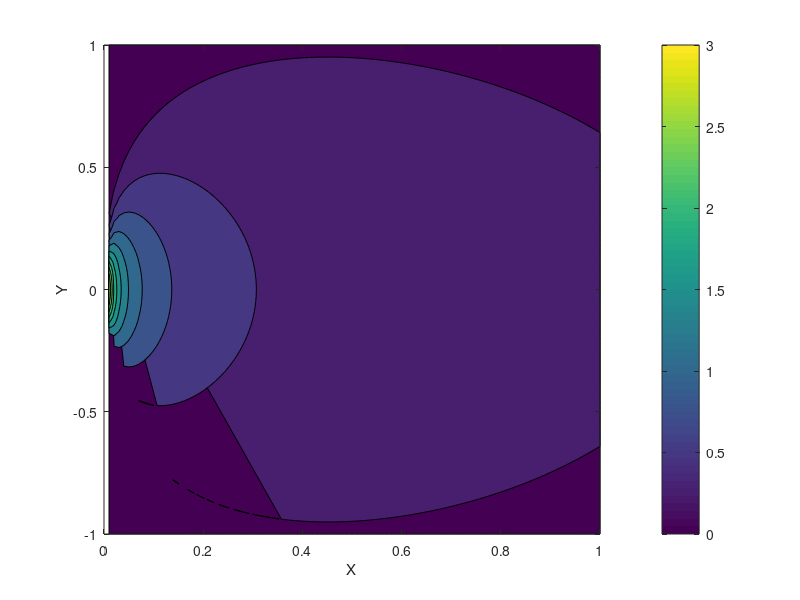
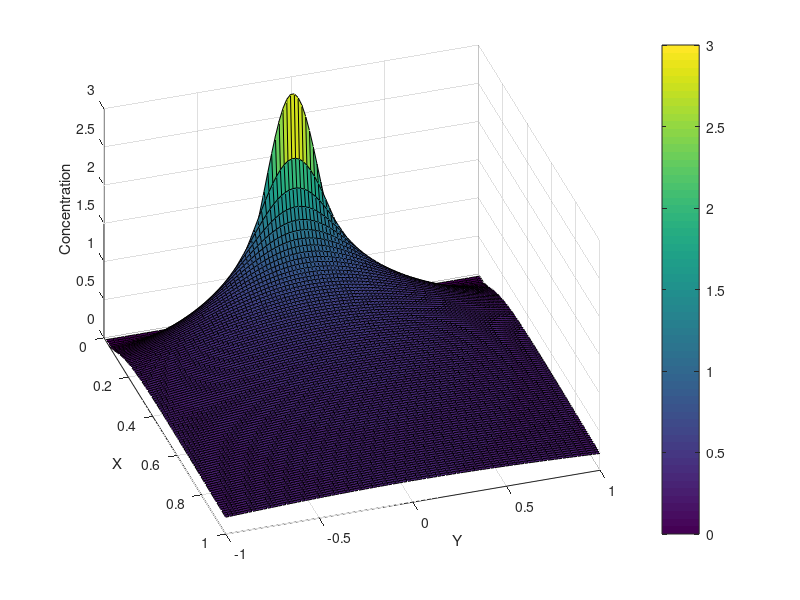

These charts were generated, in order, by the following MATLAB code:
x = linspace(0,1);
y=linspace(-1,1);
[X Y] = meshgrid(x,y);

Mdot = 1;
D = 1;
u = 1;

C = Mdot./sqrt(4*pi*D*X*u).*exp(-Y.^2*u./(4*D*X));

contourf(X,Y,C)
xlabel('X')
ylabel('Y')
%title('2D Point Source Concentration Profile')
colorbar
caxis([0 3])

print('-r600','-depsc','plume2d-contour.eps')

surf(X,Y,C)
view(72,42)
xlabel('X')
ylabel('Y')
zlabel('Concentration')
%title('2D Point Source Concentration Profile')
colorbar
caxis([0 3])

print('-r600','-depsc','plume2d-surf.eps')